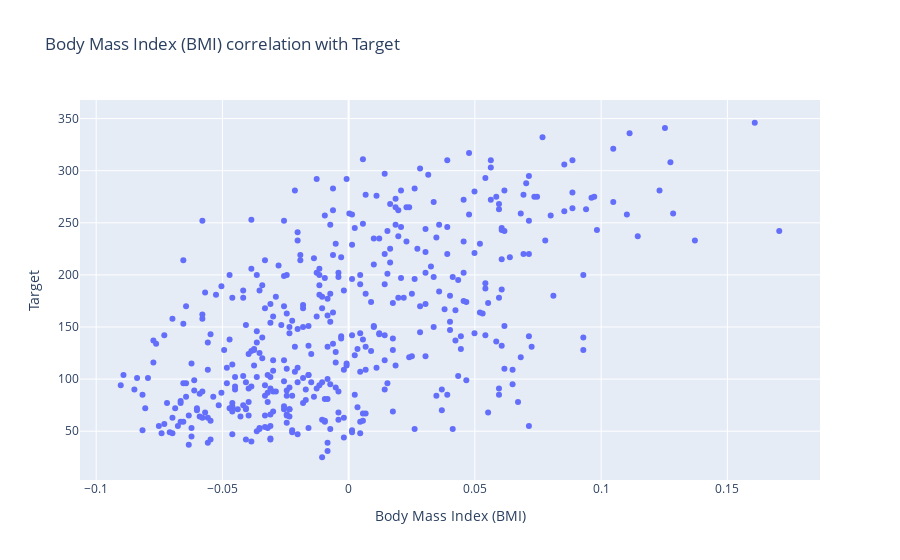

The cell this chart's notebook holds for it:
### Code cell
x = df["bmi"]
y = df["target"]
fig = create_plot(x, y)
fig.show()

### Figure 1 — Plotly figure (JSON) as saved in the notebook; plotly's stock layout.template omitted (floating-point values rounded to 4 significant figures; data arrays with more than 128 entries replaced by an {"elided": "..."} marker saying what was removed)
{"data": [{"hovertemplate": "x=%{x}<br>y=%{y}<extra></extra>", "legendgroup": "", "marker": {"color": "#636efa", "symbol": "circle"}, "mode": "markers", "name": "", "orientation": "v", "showlegend": false, "type": "scatter", "x": {"elided": "442 float values"}, "xaxis": "x", "y": {"elided": "442 float values"}, "yaxis": "y"}], "layout": {"legend": {"tracegroupgap": 0}, "title": {"text": "Body Mass Index (BMI) correlation with Target"}, "xaxis": {"anchor": "y", "domain": [0, 1], "title": {"text": "Body Mass Index (BMI)"}}, "yaxis": {"anchor": "x", "domain": [0, 1], "title": {"text": "Target"}}}}
